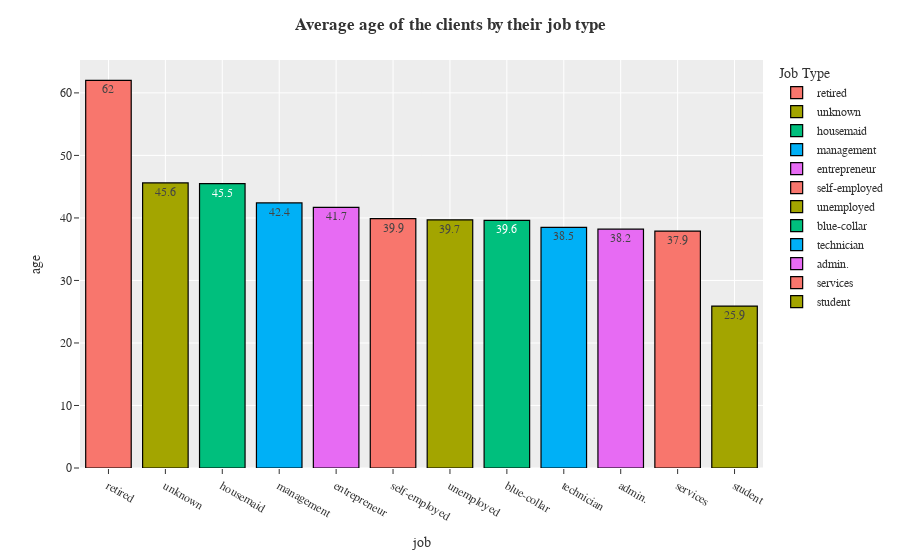

Notebook source saved alongside this figure:
### Markdown cell above
- From the Outcomes of the previous marketing Campaign 88.7% of the Clients are not subsribed for the Term Deposits.
- only 11.3% are subsribed to the term deposits

### Code cell
metric = 'age'  # directly specify 'age' as the metric to use
a = df.groupby(['job'], as_index=False)[metric].mean()
a[metric] = a[metric].round(1)
a = a.sort_values(by=metric, ascending=False)
fig = px.bar(a, x='job', y=metric, text=metric, color='job', template='ggplot2')
fig.update_traces(marker=dict(line=dict(color='#000000', width=1.2)))
fig.update_layout(
    title_x=0.5,
    title_text=f'<b>Average {metric} of the clients by their job type</b>',
    legend_title_text='Job Type',
    font_family="Times New Roman",
    title_font_family="Times New Roman"
    )
fig.show()

### Figure 1 — Plotly figure (JSON) as saved in the notebook; plotly's stock layout.template omitted (floating-point values rounded to 4 significant figures)
{"data": [{"alignmentgroup": "True", "hovertemplate": "job=%{x}<br>age=%{text}<extra></extra>", "legendgroup": "retired", "marker": {"color": "#F8766D", "line": {"color": "#000000", "width": 1.2}, "pattern": {"shape": ""}}, "name": "retired", "offsetgroup": "retired", "orientation": "v", "showlegend": true, "text": [62], "textposition": "auto", "type": "bar", "x": ["retired"], "xaxis": "x", "y": [62], "yaxis": "y"}, {"alignmentgroup": "True", "hovertemplate": "job=%{x}<br>age=%{text}<extra></extra>", "legendgroup": "unknown", "marker": {"color": "#A3A500", "line": {"color": "#000000", "width": 1.2}, "pattern": {"shape": ""}}, "name": "unknown", "offsetgroup": "unknown", "orientation": "v", "showlegend": true, "text": [45.6], "textposition": "auto", "type": "bar", "x": ["unknown"], "xaxis": "x", "y": [45.6], "yaxis": "y"}, {"alignmentgroup": "True", "hovertemplate": "job=%{x}<br>age=%{text}<extra></extra>", "legendgroup": "housemaid", "marker": {"color": "#00BF7D", "line": {"color": "#000000", "width": 1.2}, "pattern": {"shape": ""}}, "name": "housemaid", "offsetgroup": "housemaid", "orientation": "v", "showlegend": true, "text": [45.5], "textposition": "auto", "type": "bar", "x": ["housemaid"], "xaxis": "x", "y": [45.5], "yaxis": "y"}, {"alignmentgroup": "True", "hovertemplate": "job=%{x}<br>age=%{text}<extra></extra>", "legendgroup": "management", "marker": {"color": "#00B0F6", "line": {"color": "#000000", "width": 1.2}, "pattern": {"shape": ""}}, "name": "management", "offsetgroup": "management", "orientation": "v", "showlegend": true, "text": [42.4], "textposition": "auto", "type": "bar", "x": ["management"], "xaxis": "x", "y": [42.4], "yaxis": "y"}, {"alignmentgroup": "True", "hovertemplate": "job=%{x}<br>age=%{text}<extra></extra>", "legendgroup": "entrepreneur", "marker": {"color": "#E76BF3", "line": {"color": "#000000", "width": 1.2}, "pattern": {"shape": ""}}, "name": "entrepreneur", "offsetgroup": "entrepreneur", "orientation": "v", "showlegend": true, "text": [41.7], "textposition": "auto", "type": "bar", "x": ["entrepreneur"], "xaxis": "x", "y": [41.7], "yaxis": "y"}, {"alignmentgroup": "True", "hovertemplate": "job=%{x}<br>age=%{text}<extra></extra>", "legendgroup": "self-employed", "marker": {"color": "#F8766D", "line": {"color": "#000000", "width": 1.2}, "pattern": {"shape": ""}}, "name": "self-employed", "offsetgroup": "self-employed", "orientation": "v", "showlegend": true, "text": [39.9], "textposition": "auto", "type": "bar", "x": ["self-employed"], "xaxis": "x", "y": [39.9], "yaxis": "y"}, {"alignmentgroup": "True", "hovertemplate": "job=%{x}<br>age=%{text}<extra></extra>", "legendgroup": "unemployed", "marker": {"color": "#A3A500", "line": {"color": "#000000", "width": 1.2}, "pattern": {"shape": ""}}, "name": "unemployed", "offsetgroup": "unemployed", "orientation": "v", "showlegend": true, "text": [39.7], "textposition": "auto", "type": "bar", "x": ["unemployed"], "xaxis": "x", "y": [39.7], "yaxis": "y"}, {"alignmentgroup": "True", "hovertemplate": "job=%{x}<br>age=%{text}<extra></extra>", "legendgroup": "blue-collar", "marker": {"color": "#00BF7D", "line": {"color": "#000000", "width": 1.2}, "pattern": {"shape": ""}}, "name": "blue-collar", "offsetgroup": "blue-collar", "orientation": "v", "showlegend": true, "text": [39.6], "textposition": "auto", "type": "bar", "x": ["blue-collar"], "xaxis": "x", "y": [39.6], "yaxis": "y"}, {"alignmentgroup": "True", "hovertemplate": "job=%{x}<br>age=%{text}<extra></extra>", "legendgroup": "technician", "marker": {"color": "#00B0F6", "line": {"color": "#000000", "width": 1.2}, "pattern": {"shape": ""}}, "name": "technician", "offsetgroup": "technician", "orientation": "v", "showlegend": true, "text": [38.5], "textposition": "auto", "type": "bar", "x": ["technician"], "xaxis": "x", "y": [38.5], "yaxis": "y"}, {"alignmentgroup": "True", "hovertemplate": "job=%{x}<br>age=%{text}<extra></extra>", "legendgroup": "admin.", "marker": {"color": "#E76BF3", "line": {"color": "#000000", "width": 1.2}, "pattern": {"shape": ""}}, "name": "admin.", "offsetgroup": "admin.", "orientation": "v", "showlegend": true, "text": [38.2], "textposition": "auto", "type": "bar", "x": ["admin."], "xaxis": "x", "y": [38.2], "yaxis": "y"}, {"alignmentgroup": "True", "hovertemplate": "job=%{x}<br>age=%{text}<extra></extra>", "legendgroup": "services", "marker": {"color": "#F8766D", "line": {"color": "#000000", "width": 1.2}, "pattern": {"shape": ""}}, "name": "services", "offsetgroup": "services", "orientation": "v", "showlegend": true, "text": [37.9], "textposition": "auto", "type": "bar", "x": ["services"], "xaxis": "x", "y": [37.9], "yaxis": "y"}, {"alignmentgroup": "True", "hovertemplate": "job=%{x}<br>age=%{text}<extra></extra>", "legendgroup": "student", "marker": {"color": "#A3A500", "line": {"color": "#000000", "width": 1.2}, "pattern": {"shape": ""}}, "name": "student", "offsetgroup": "student", "orientation": "v", "showlegend": true, "text": [25.9], "textposition": "auto", "type": "bar", "x": ["student"], "xaxis": "x", "y": [25.9], "yaxis": "y"}], "layout": {"barmode": "relative", "font": {"family": "Times New Roman"}, "legend": {"title": {"text": "Job Type"}, "tracegroupgap": 0}, "margin": {"t": 60}, "title": {"font": {"family": "Times New Roman"}, "text": "<b>Average age of the clients by their job type</b>", "x": 0.5}, "xaxis": {"anchor": "y", "categoryarray": ["retired", "unknown", "housemaid", "management", "entrepreneur", "self-employed", "unemployed", "blue-collar", "technician", "admin.", "services", "student"], "categoryorder": "array", "domain": [0, 1], "title": {"text": "job"}}, "yaxis": {"anchor": "x", "domain": [0, 1], "title": {"text": "age"}}}}
